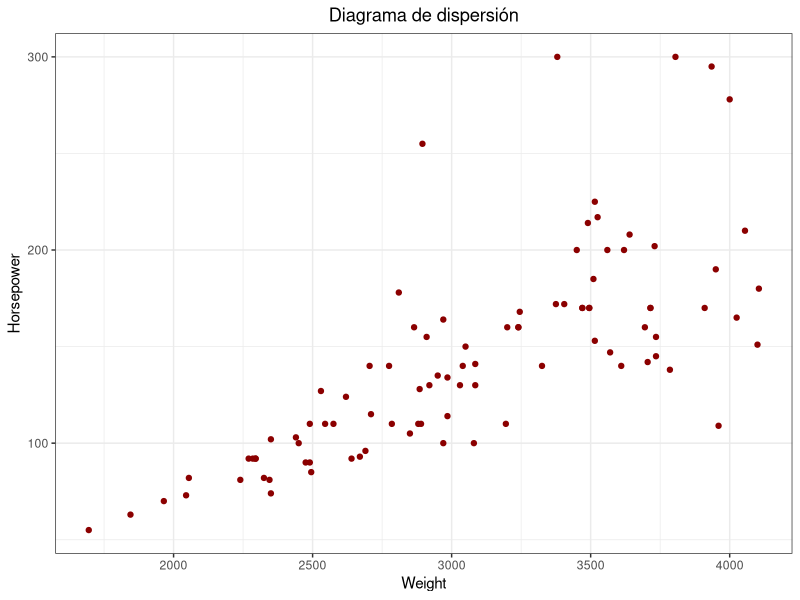
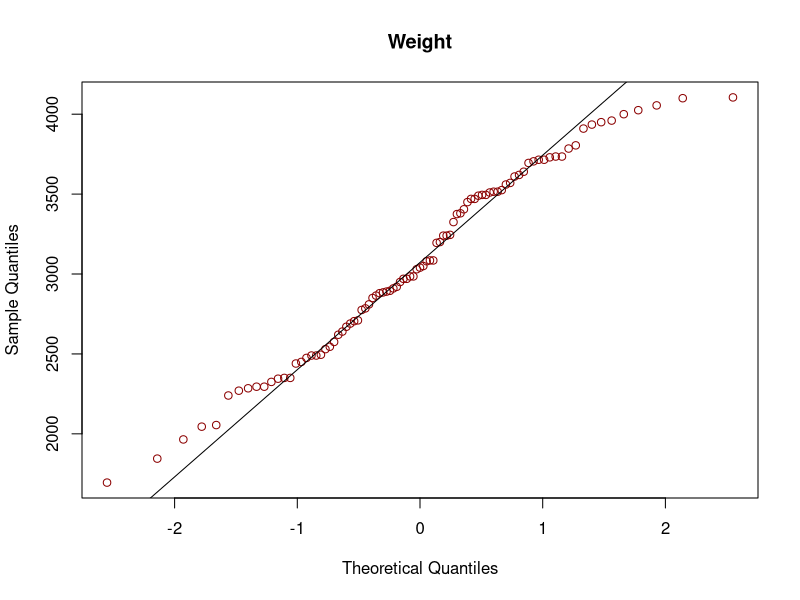
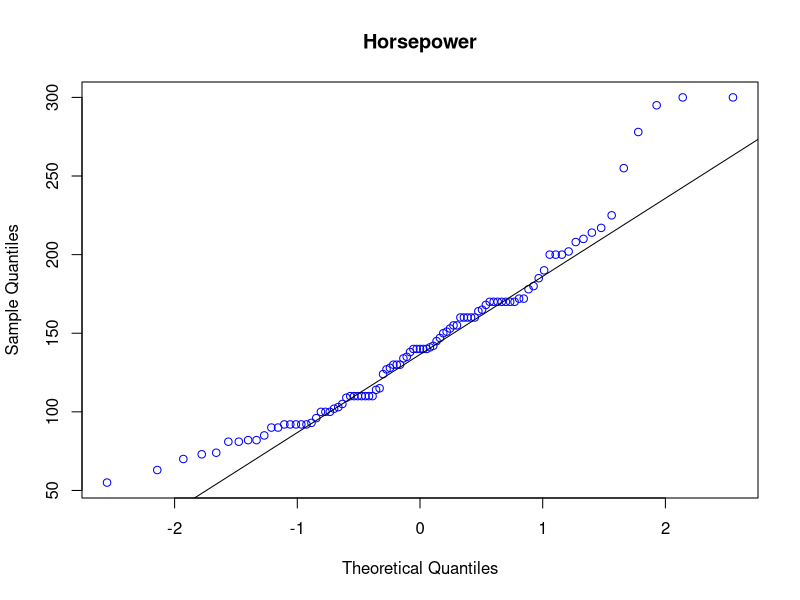
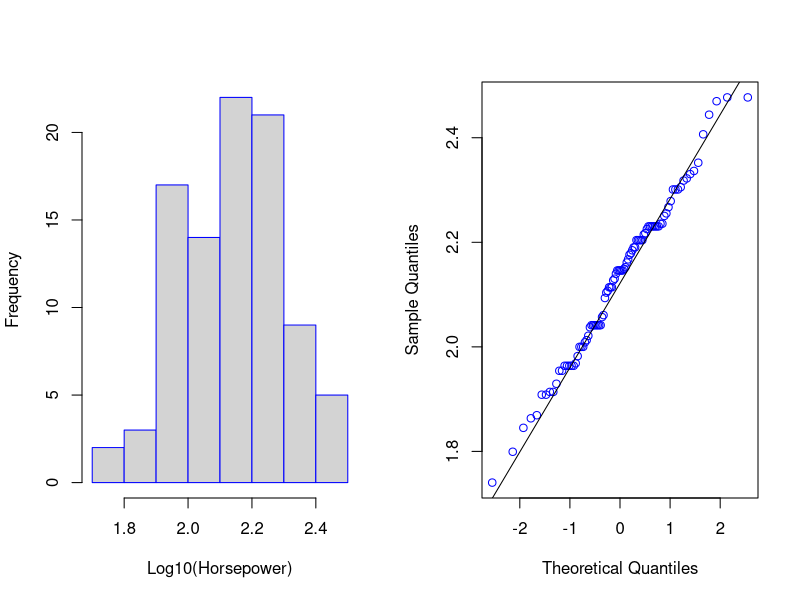
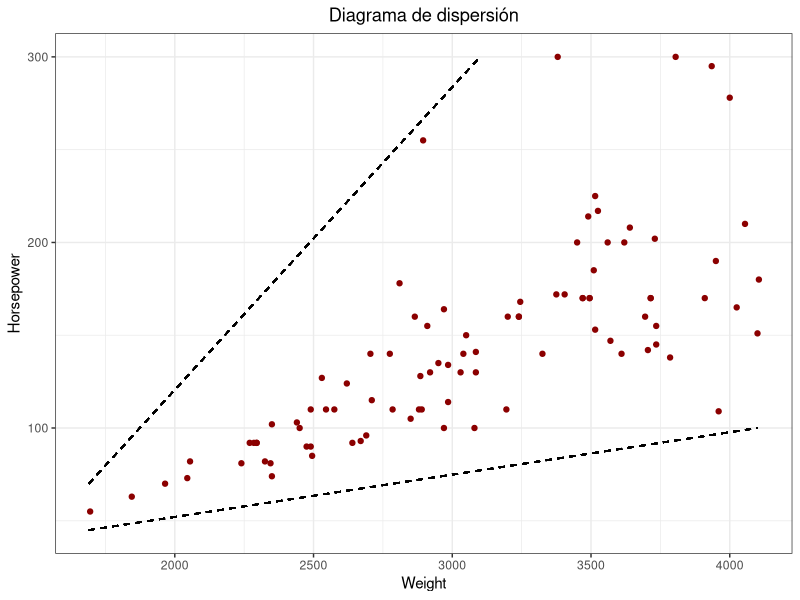
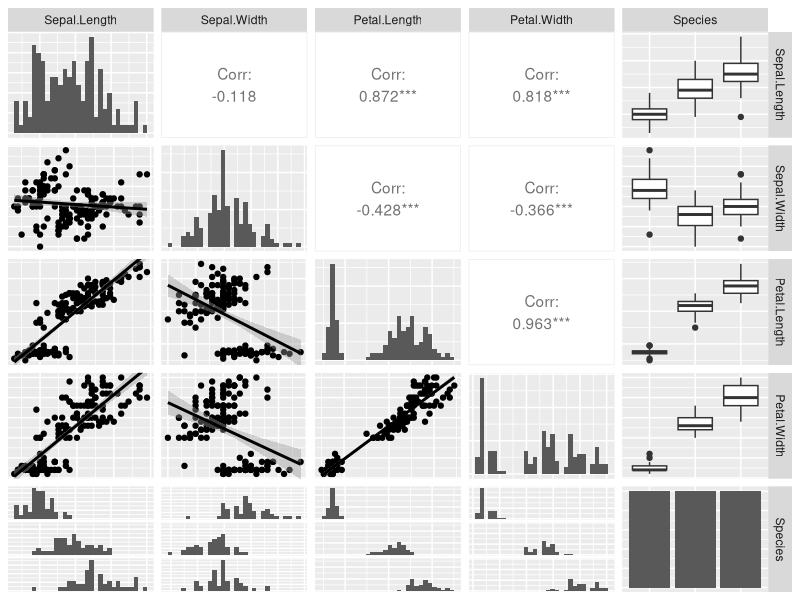
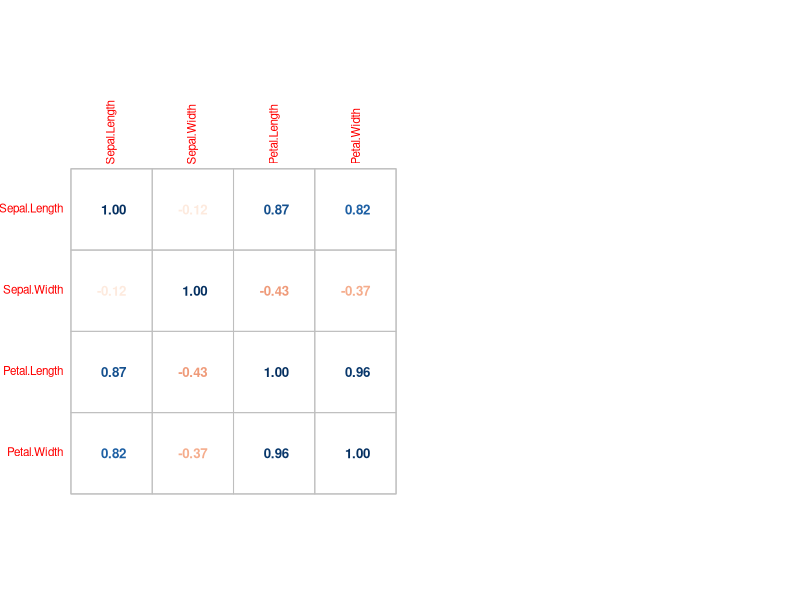
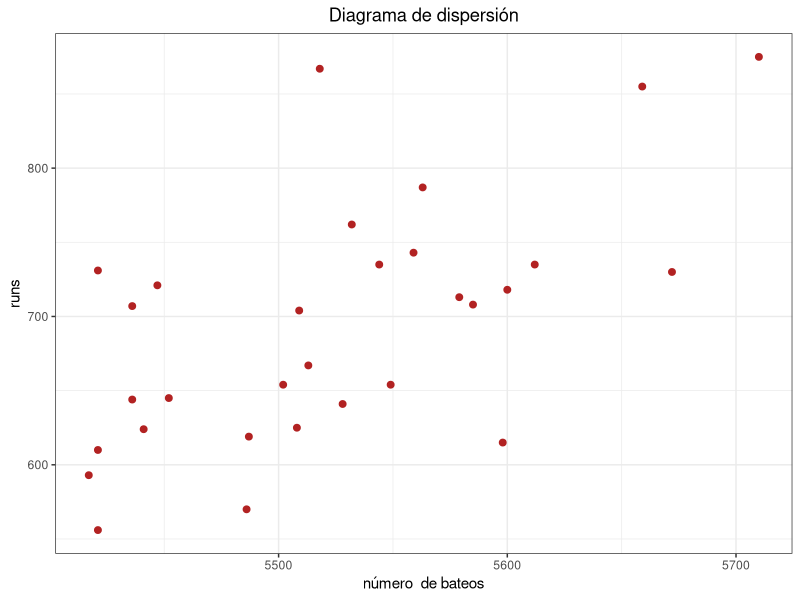

Reproduce these figures in R, in order.
##### Regresion lineal ###

## correlacion lineal 

## cargamos bases y packages 

library(MASS)

library(tidyverse)

data("Cars93")

#analisis visual 


ggplot(data = Cars93, aes(x = Weight, y = Horsepower)) + 
  geom_point(colour = "red4") +
  ggtitle("Diagrama de dispersión") +
  theme_bw() +
  theme(plot.title = element_text(hjust = 0.5))

#analisis de normalidad 

qqnorm(Cars93$Weight, main = "Weight", col = "darkred")
qqline(Cars93$Weight)
qqnorm(Cars93$Horsepower, main = "Horsepower", col = "blue")
qqline(Cars93$Horsepower)

shapiro.test(Cars93$Weight)

shapiro.test(Cars93$Horsepower)

#transformacion logaritmica (si es posible)

# Representación gráfica

par(mfrow = c(1, 2))
hist(log10(Cars93$Horsepower), breaks = 10, main = "", xlab = "Log10(Horsepower)",
     border = "blue")
qqnorm(log10(Cars93$Horsepower), main = "", col = "blue")
qqline(log10(Cars93$Horsepower))


shapiro.test(log10(Cars93$Horsepower))

#analisis de Homocedasticidad 

ggplot(data = Cars93, aes(x = Weight, y = Horsepower)) + 
  geom_point(colour = "red4") +
  geom_segment(aes(x = 1690, y = 70, xend = 3100, yend = 300),linetype="dashed") +
  geom_segment(aes(x = 1690, y = 45, xend = 4100, yend = 100),linetype="dashed") +
  ggtitle("Diagrama de dispersión") +
  theme_bw() +
  theme(plot.title = element_text(hjust = 0.5))

## calculo de correlacion 

cor.test(x = Cars93$Weight,
         y = log10(Cars93$Horsepower), 
         alternative = "two.sided",
         conf.level  = 0.95,
         method      = "pearson")

cor.test(x = Cars93$Weight,
         y = log10(Cars93$Horsepower),
         alternative = "two.sided",
         conf.level  = 0.95,
         method      = "spearman")

#calculo de tamaño de efecto 

R2_pearson <- cor(x = Cars93$Weight,
                  y = log10(Cars93$Horsepower),
                  method = "pearson")
R2_pearson <- R2_pearson^2
R2_pearson


R2_spearman <- cor(x = Cars93$Weight,
                   y = log10(Cars93$Horsepower),
                   method = "spearman")
R2_spearman <- R2_spearman^2
R2_spearman


### Matiz de correlacion 

# cargamos datos 

data(iris)
#Se seleccionan únicamente las variables numéricas
datos <- iris[,c(1,2,3,4)]
head(datos)


#aplicamos un ggally 

library(GGally)
ggpairs(iris, lower = list(continuous = "smooth"), 
        diag = list(continuous = "bar"), axisLabels = "none")


# realizamos la matriz de corelacion 

library(corrplot)

corrplot(corr = cor(x = datos, method = "pearson"), method = "number",
         tl.cex = 0.7,number.cex = 0.8, cl.pos = "n")

## Regresion lineal 

#Creamos datos 

equipos <- c("Texas","Boston","Detroit","Kansas","St.","New_S.","New_Y.",
             "Milwaukee","Colorado","Houston","Baltimore","Los_An.","Chicago",
             "Cincinnati","Los_P.","Philadelphia","Chicago","Cleveland","Arizona",
             "Toronto","Minnesota","Florida","Pittsburgh","Oakland","Tampa",
             "Atlanta","Washington","San.F","San.I","Seattle")
numero_bateos <- c(5659,  5710, 5563, 5672, 5532, 5600, 5518, 5447, 5544, 5598,
                   5585, 5436, 5549, 5612, 5513, 5579, 5502, 5509, 5421, 5559,
                   5487, 5508, 5421, 5452, 5436, 5528, 5441, 5486, 5417, 5421)
runs <- c(855, 875, 787, 730, 762, 718, 867, 721, 735, 615, 708, 644, 654, 735,
          667, 713, 654, 704, 731, 743, 619, 625, 610, 645, 707, 641, 624, 570,
          593, 556)
datos <- data.frame(equipos,numero_bateos,runs)
head(datos)

#represrntacion grafica 

library(ggplot2)
ggplot(data = datos, mapping = aes(x = numero_bateos, y = runs)) +
  geom_point(color = "firebrick", size = 2) +
  labs(title  =  'Diagrama de dispersión', x  =  'número  de bateos') +
  theme_bw() +
  theme(plot.title = element_text(hjust = 0.5))

# creacion de modelo 

modelo_lineal <- lm(runs ~ numero_bateos, datos)

summary(modelo_lineal)

confint(modelo_lineal)

ggplot(data = datos, mapping = aes(x = numero_bateos, y = runs)) +
  geom_point(color = "firebrick", size = 2) +
  labs(title  =  'Diagrama de dispersión', x  =  'número  de bateos') +
  geom_smooth(method = "lm", se = TRUE, color = "black") +
  theme_bw() +
  theme(plot.title = element_text(hjust = 0.5))

#analisis del modelo 

# creamos variables del modelo 

datos$prediccion <- modelo_lineal$fitted.values
datos$residuos   <- modelo_lineal$residuals
head(datos)

#representacion grafica del modelo como predictor 

ggplot(data = datos, aes(x = prediccion, y = residuos)) +
  geom_point(aes(color = residuos)) +
  scale_color_gradient2(low = "blue3", mid = "grey", high = "red") +
  geom_hline(yintercept = 0) +
  geom_segment(aes(xend = prediccion, yend = 0), alpha = 0.2) +
  labs(title = "Distribución de los residuos", x = "predicción modelo",
       y = "residuo") +
  theme_bw() +
  theme(plot.title = element_text(hjust = 0.5), legend.position = "none")

# evaluacion de normalidad de residuos 

ggplot(data = datos, aes(x = residuos)) +
  geom_histogram(aes(y = ..density..)) +
  labs(title = "histograma de los residuos") +
  theme_light()

qqnorm(modelo_lineal$residuals)
qqline(modelo_lineal$residuals)

shapiro.test(modelo_lineal$residuals)

#analsiis de Homocedasticidad

ggplot(data = datos, aes(x = prediccion, y = residuos)) +
  geom_point(aes(color = residuos)) +
  scale_color_gradient2(low = "blue3", mid = "grey", high = "red") +
  geom_segment(aes(xend = prediccion, yend = 0), alpha = 0.2) +
  geom_smooth(se = FALSE, color = "firebrick") +
  labs(title = "Distribución de los residuos", x = "predicción modelo",
       y = "residuo") +
  geom_hline(yintercept = 0) +
  theme_bw() +
  theme(plot.title = element_text(hjust = 0.5), legend.position = "none")

# Test de Breush-Pagan

library(lmtest)
bptest(modelo_lineal)
